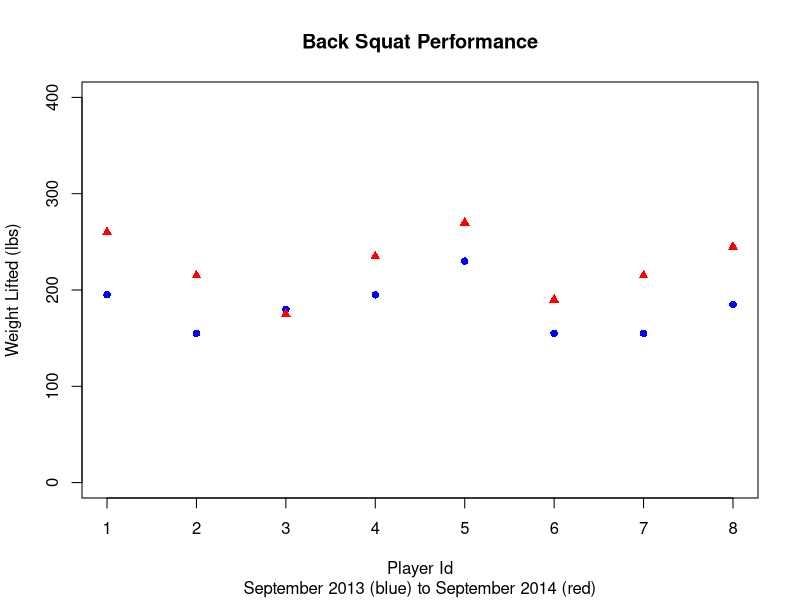

Write the R code that produced this figure.
# For this we will not use ggplot
bs <- read.csv('backsquat.csv')
t.test(bs[['Sept..2013']], bs[['Sep..2014']], paired=T)
bs13 <- data.frame(m1 = bs[['Sept..2013']], # make data frame with first and third times
                   m3 = bs[['Sep..2014']])
bs13 # mnemonics: 1 means first column; 3 means third column
tbs13 <- t(bs13) # transpose it; mnemonic: t for transposed
tbs13
colnames(tbs13) <- 1:19
tbs13
cc13 <- tbs13[ , t(complete.cases(t(tbs13)))] # restrict to only the players that have a
                                              # measurement for both times
cc13
plot(cc13[ 1, ], col = 'blue', pch=16, ylim=c(0, 400), xlab = 'Player Id', ylab = 'Weight Lifted (lbs)') # plot first row in blue circles
                                        # pch stands for Plot CHaracter
                                        # 16 means filled circle; 17 means filled triangle
                                        # the function 'points' adds to an existing plot
points(cc13[ 2, ], col = 'red', pch=17, title(main = 'Back Squat Performance', sub = 'September 2013 (blue) to September 2014 (red)')) # plot second row in red triangles


## Try doing a comparison for second half, i.e., the times: Sep..2014 vs Dec..2015.
## I mean, make a second plot and do another paired t-test.
## You will need to copy and change the code above.
## Think about questions like these:
## Do you think the training was more effective in the first half or the second half? Why?
## Do the T-tests and the graphs corroborate each other, or do they seem to be saying different things?
## If you can, write a 1-page report to the coach, including the two graphs, a paragraph of text
## explaining how well the training is working.

